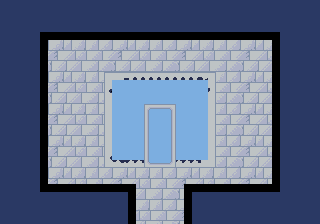

This is a level from a 2D game, rendered from its Tiled map with the project's own tilesets. A one-line summary and the map file follow, with tile-layer data summarised:
An orthogonal 40x28 tile map with 8x8 px tiles, 3 tile layers (gfx, walls, holes) and 2 objects (2x Enemy).

<map version="1.10" tiledversion="1.10.2" orientation="orthogonal" renderorder="right-down" width="40" height="28" tilewidth="8" tileheight="8" infinite="0" nextlayerid="6" nextobjectid="8">
 <tileset firstgid="1" source="water-temple.tsx" />
 <layer id="1" name="gfx" width="40" height="28">
  <data>[1120 cells, 1120 non-empty, 82 distinct tile ids]</data>
 </layer>
 <layer id="2" name="walls" width="40" height="28">
  <data>[1120 cells, 98 non-empty, 1 distinct tile ids]</data>
 </layer>
 <layer id="5" name="holes" width="40" height="28">
  <data>[1120 cells, 92 non-empty, 1 distinct tile ids]</data>
 </layer>
 <objectgroup id="4" name="objs">
  <object id="1" name="Octopus" type="Enemy" x="232" y="64">
   <point />
  </object>
  <object id="5" name="Siren" type="Enemy" x="160" y="120">
   <properties>
    <property name="flags" type="int" value="2" />
    <property name="health" type="int" value="1" />
   </properties>
   <point />
  </object>
 </objectgroup>
</map>
